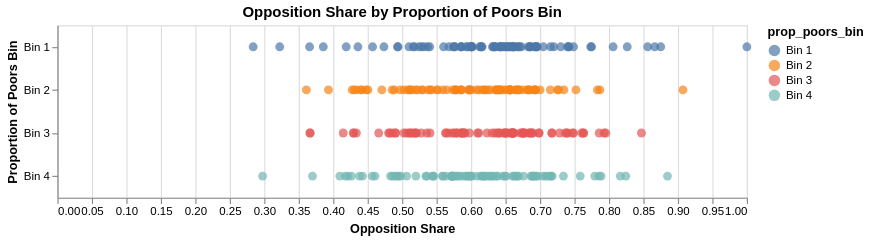

The specification (Vega-Lite) saved for this image:
### Vega-Lite specification from a JSON file in a GitHub repository (floating-point values rounded to 4 significant figures; data arrays with more than 128 entries replaced by an {"elided": "..."} marker saying what was removed)
{"config": {"view": {"continuousWidth": 400, "continuousHeight": 400}}, "data": {"name": "data-4088ecb3201b67afd1d7142463780b54"}, "mark": {"type": "point", "filled": true, "size": 60}, "encoding": {"color": {"field": "prop_poors_bin", "type": "nominal"}, "tooltip": [{"field": "comuna", "type": "nominal"}, {"field": "opp_share", "type": "quantitative"}, {"field": "prop_poors", "type": "quantitative"}, {"field": "prop_poors_bin", "type": "ordinal"}], "x": {"field": "opp_share", "title": "Opposition Share", "type": "quantitative"}, "y": {"field": "prop_poors_bin", "sort": ["Bin 1", "Bin 2", "Bin 3", "Bin 4"], "title": "Proportion of Poors Bin", "type": "ordinal"}}, "title": "Opposition Share by Proportion of Poors Bin", "$schema": "https://vega.github.io/schema/vega-lite/v5.8.0.json", "height": 150, "width": 600, "datasets": {"data-4088ecb3201b67afd1d7142463780b54": {"elided": "345 records"}}}
